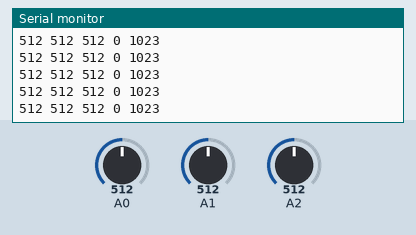
Recording of a sketch running on a simulated Arduino Uno, built with avr-gcc and run on an emulated ATmega328P. Parts: the last lines printed to the serial monitor. Inputs (shaded band) come from the test bench; at power-on: A1 = 512, A2 = 512, A0 = 512.

Above: at 4.2 s.
4.3 s: A1 set to 11
At 4.9 s:
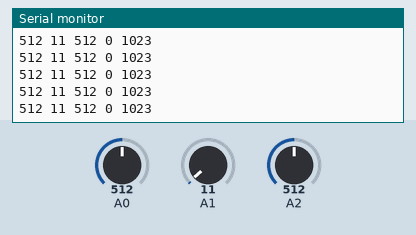
5.8 s: A1 set to 8
At 6.7 s:
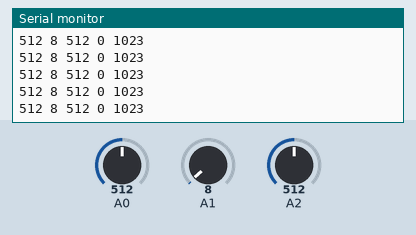
7.3 s: A2 set to 106
At 8.0 s:
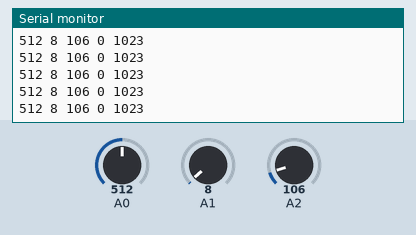
10.3 s: A2 set to 91
At 10.8 s:
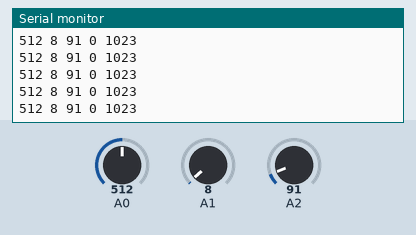
11.8 s: A0 set to 11
At 12.4 s:
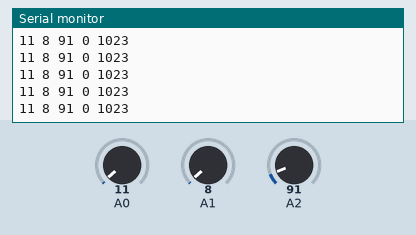
13.3 s: A0 set to 8
At 14.3 s:
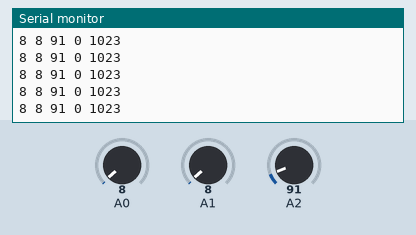
Timing chart, 0 to 15.8 s (numbered marks = the images above; inputs shaded):
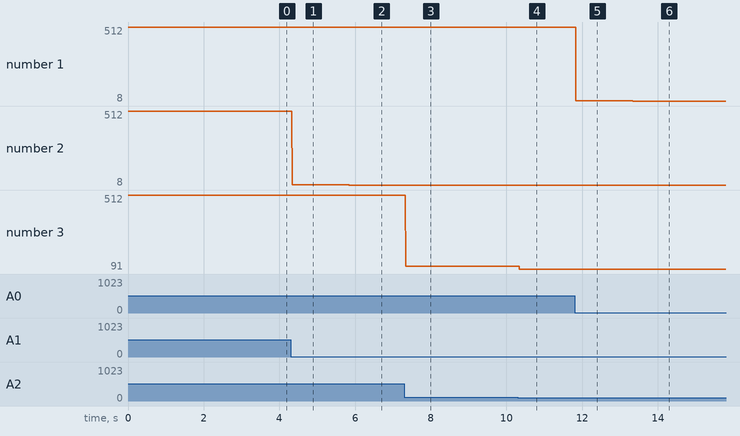

Measured:
- after the input at 4.3 s, the serial monitor: prints a new line at once (image 1)
- after the input at 5.8 s, the serial monitor: prints a new line at once (image 2)
- after the input at 7.3 s, the serial monitor: prints a new line at once (image 3)
- after the input at 10.3 s, the serial monitor: prints a new line at once (image 4)
- after the input at 11.8 s, the serial monitor: prints a new line at once (image 5)
- after the input at 13.3 s, the serial monitor: prints a new line at once (image 6)
- plotted number 1: 512 → 11 after the input at 11.8 s
- plotted number 2: 512 → 11 after the input at 4.3 s, 11 → 8 after the input at 5.8 s

The sketch:

Threephotoresistors.ino
```cpp
void setup() {
 Serial.begin(19200);
 pinMode(A0, INPUT);
 pinMode(A1, INPUT);
 pinMode(A2, INPUT);
}
void loop() {
 int value1;
 int value2;
 int value3;

 value1 = analogRead(A0);
 value2 = analogRead(A1);
 value3 = analogRead(A2);

 Serial.print(value1);
 Serial.print(" ");
 Serial.print(value2);
 Serial.print(" ");
 Serial.print(value3);
 Serial.println(" 0 1023");
}
```
